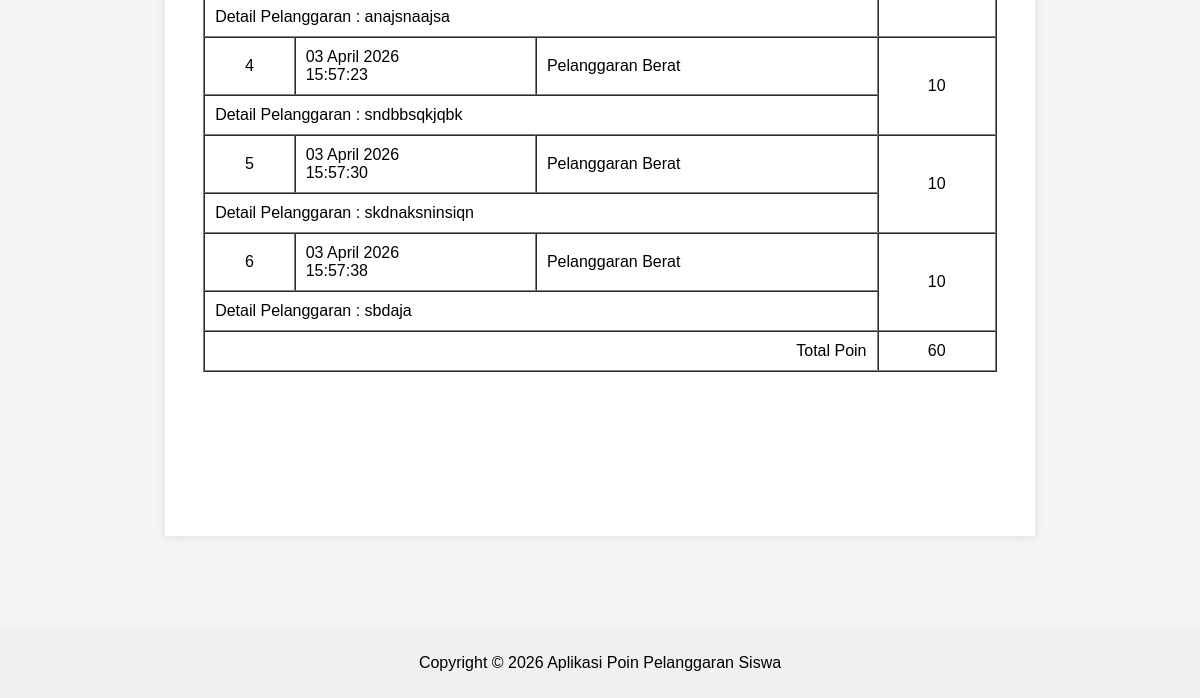
Page /pages/laporan/detail_pelanggaran.php?nis=9128&from=list_pelanggaran.php (signed in, lower part) on the earlier database version.
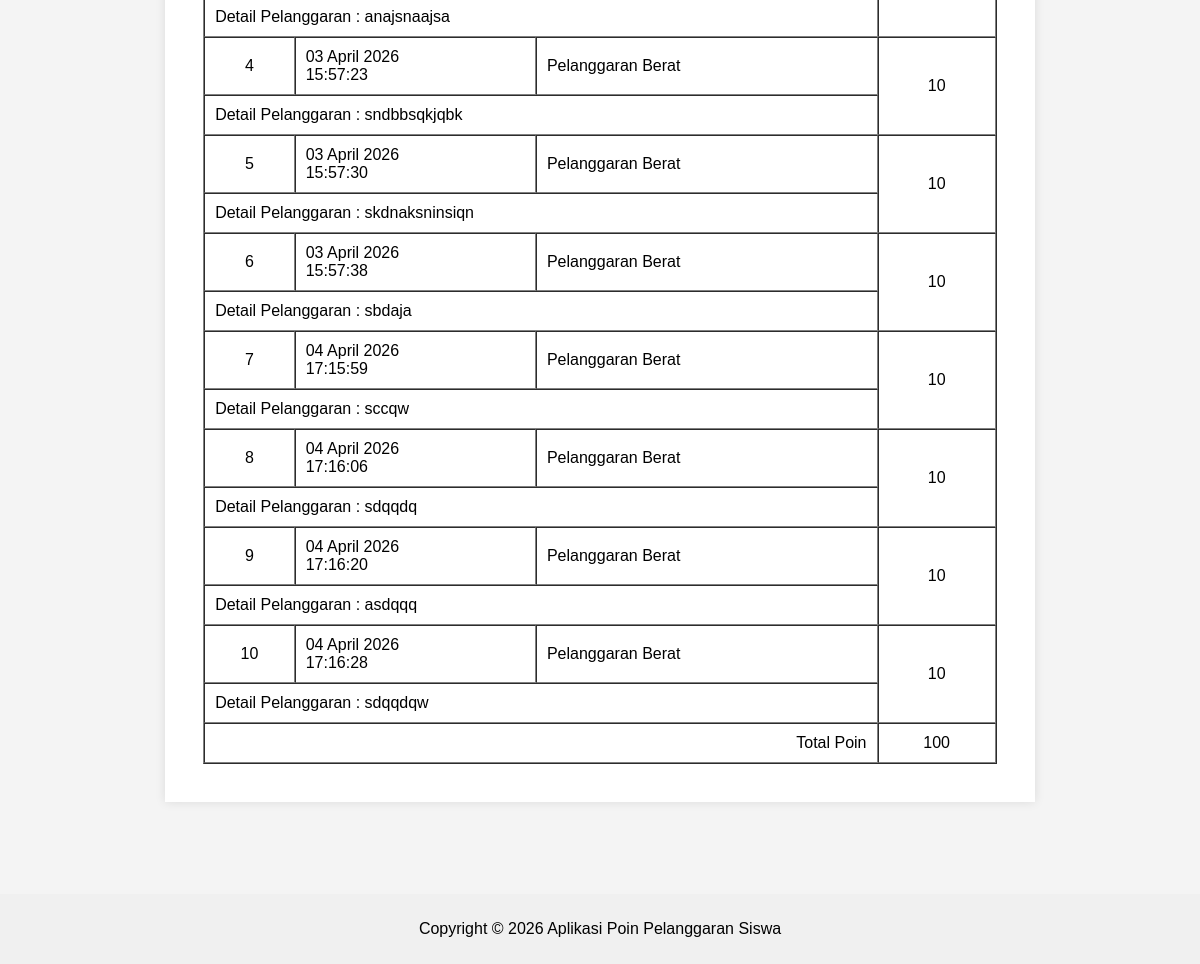
Same page on the later database version.
### tables this page shows
CREATE TABLE `pelanggaran_siswa` (
  `id_pelanggaran_siswa` int(5) NOT NULL,
  `tanggal` datetime DEFAULT NULL,
  `nis` int(5) DEFAULT NULL,
  `id_jenis_pelanggaran` int(11) DEFAULT NULL,
  `keterangan` text DEFAULT NULL
);

CREATE TABLE `jenis_pelanggaran` (
  `id_jenis_pelanggaran` int(5) NOT NULL,
  `jenis` varchar(50) DEFAULT NULL,
  `poin` int(2) DEFAULT NULL
);

### pages/laporan/detail_pelanggaran.php (the view, shortened to what this page needs)
<?php
include ROOTPATH . "/config/config.php";
$nis = $_GET['nis'];
include ROOTPATH . "/includes/header.php";
?>
<link rel="stylesheet" href="/poin_pelanggaran_siswa/css/pages/laporan/detail_pelanggaran.css">
<div class="page">
    <br>
    <div class="content">
        <div class="indent">
            <br>
            <table border="1" cellpadding="10" cellspacing="0" width="100%">
                <tbody>
                    <?php
                    $no = 1;
                    $result_pelanggaran = mysqli_query($conn, "SELECT id_pelanggaran_siswa, tanggal, jenis, keterangan, poin FROM pelanggaran_siswa JOIN siswa USING(nis) JOIN jenis_pelanggaran USING(id_jenis_pelanggaran) WHERE nis = '$nis'");
                    while ($row_pelanggaran = mysqli_fetch_assoc($result_pelanggaran)){
                    ?>
                    <tr>
                        <td align="center"><?= $no++?></td>
                        <td>
                        <?php
                        $datetime = date("d-m-Y H:i:s", strtotime($row_pelanggaran['tanggal']));
                        $tanggal = explode(" ", $datetime);
                        $jam = $tanggal[1];
                        $tanggal = explode("-", $tanggal[0]);
                        $bulan = array(
                            "01" => "Januari",
                            "02" => "Pebruari",
                            "03" => "Maret",
                            "04" => "April",
                            "05" => "Mei",
                            "06" => "Juni",
                            "07" => "Juli",
                            "08" => "Agustus",
                            "09" => "September",
                            "10" => "Oktober",
                            "11" => "November",
                            "12" => "Desember"
                        );
                        $tanggal = $tanggal[0] . " " . $bulan[$tanggal[1]] . " " . $tanggal[2];
                        echo $tanggal;
                        echo "<br>";
                        echo $jam;
                        ?>
                    </td>
                        <td><?= htmlspecialchars($row_pelanggaran['jenis']) ?></td>
                        <td rowspan="2" align="center"><?= htmlspecialchars($row_pelanggaran['poin']) ?></td>
                    </tr>
                    <tr>
                        <td colspan="3">Detail Pelanggaran : <?= htmlspecialchars($row_pelanggaran['keterangan']) ?></td>
                    </tr>
                    <?php
                        }
                    ?>
                    <tr>
                        <td colspan="3" align="right">Total Poin</td>
                        <td align="center">
                            <?php
                             $total_poin = mysqli_fetch_assoc(mysqli_query($conn, "SELECT SUM(poin) FROM pelanggaran_siswa JOIN jenis_pelanggaran USING(id_jenis_pelanggaran) WHERE nis = '$nis'"))['SUM(poin)'];
                            echo $total_poin;
                            ?>
                        </td>
                    </tr>
                </tbody>
            </table>
        </div>
    </div>
</div>
<?php
include "../../includes/footer.php";
?>

Differences in the rows shown:
added pelanggaran_siswa: tanggal "04 April 2026", tanggal "17:15:59", id_jenis_pelanggaran.jenis "Pelanggaran Berat", id_jenis_pelanggaran.poin "10", keterangan "sccqw"
added pelanggaran_siswa: tanggal "04 April 2026", tanggal "17:16:06", id_jenis_pelanggaran.jenis "Pelanggaran Berat", id_jenis_pelanggaran.poin "10", keterangan "sdqqdq"
added pelanggaran_siswa: tanggal "04 April 2026", tanggal "17:16:20", id_jenis_pelanggaran.jenis "Pelanggaran Berat", id_jenis_pelanggaran.poin "10", keterangan "asdqqq"
added pelanggaran_siswa: tanggal "04 April 2026", tanggal "17:16:28", id_jenis_pelanggaran.jenis "Pelanggaran Berat", id_jenis_pelanggaran.poin "10", keterangan "sdqqdqw"
Other differences:
$total_poin: "60" → "100"
